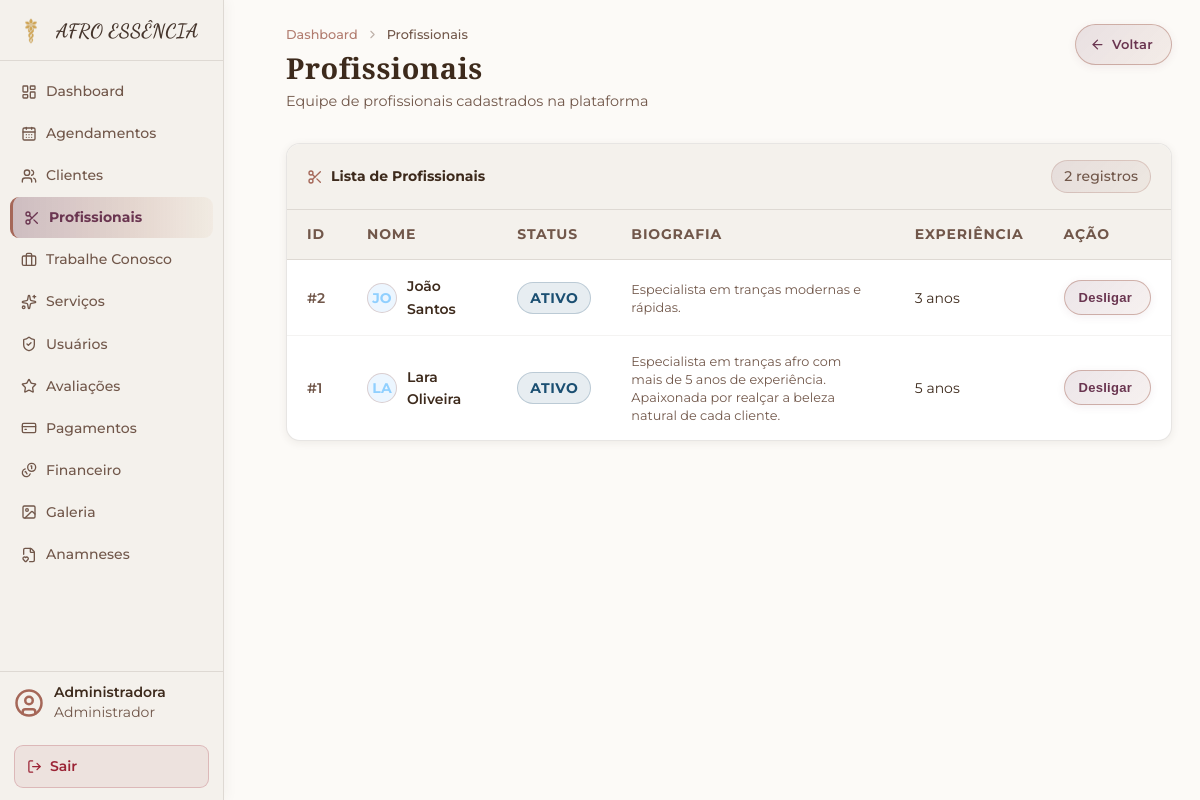
Screenshot of /dashboard/profissionais (signed in) with the database file from the repository.
### tables this page shows
CREATE TABLE `profissionais` (
  `id`                int(11) NOT NULL AUTO_INCREMENT,
  `usuario_id`        int(11) NOT NULL,
  `biografia`         text    DEFAULT NULL,
  `experiencia_anos`  int(11) NOT NULL DEFAULT 0,
  `atende_domicilio`  tinyint(1) NOT NULL DEFAULT 0,
  `avaliacao_media`   decimal(3,1) NOT NULL DEFAULT 0.0,
  `status`            enum('ativo','inativo') NOT NULL DEFAULT 'ativo',
  `created_at`        timestamp NOT NULL DEFAULT current_timestamp(),
  PRIMARY KEY (`id`),
  KEY `fk_profissional_usuario` (`usuario_id`),
  CONSTRAINT `fk_profissional_usuario` FOREIGN KEY (`usuario_id`) REFERENCES `usuarios` (`id`) ON DELETE CASCADE
);

CREATE TABLE `usuarios` (
  `id`           int(11)      NOT NULL AUTO_INCREMENT,
  `nome`         varchar(120) NOT NULL,
  `email`        varchar(180) NOT NULL,
  `senha`        varchar(255) NOT NULL,
  `tipo_usuario` enum('admin','profissional','cliente') NOT NULL DEFAULT 'cliente',
  `telefone`     varchar(20)  DEFAULT NULL,
  `foto`         varchar(255) DEFAULT NULL,
  `status`       enum('ativo','inativo') NOT NULL DEFAULT 'ativo',
  `created_at`   timestamp    NOT NULL DEFAULT current_timestamp(),
  `updated_at`   timestamp    NOT NULL DEFAULT current_timestamp() ON UPDATE current_timestamp(),
  PRIMARY KEY (`id`),
  UNIQUE KEY `email` (`email`)
);

### app/controllers/BaseController.php (called while the page is built, shortened)
<?php
class BaseController
{
    protected function view(string $path, array $data = []): void
    {
        extract($data);
        $viewFile = __DIR__ . "/../views/" . $path . ".php";
        require $viewFile;
    }
}

### app/controllers/DashboardController.php (called while the page is built, shortened)
<?php
class DashboardController extends BaseController
{
    public function profissionais()
    {
        $mensagem = $_SESSION['success'] ?? null;
        $erro     = $_SESSION['erro']    ?? null;
        $profissionais = (new ProfissionalDAO())->findAll();
        $this->view('dashboard/admin/profissionais', [
            'profissionais' => $profissionais,
            'mensagem'      => $mensagem,
            'erro'          => $erro,
        ]);
    }
}

### config/database.example.php (called while the page is built, shortened)
<?php
if (!defined('APP_PUBLIC_URL')) {
    $protocol = (!empty($_SERVER['HTTPS']) && $_SERVER['HTTPS'] !== 'off') ? 'https' : 'http';
    $host     = $_SERVER['HTTP_HOST'] ?? 'localhost';
}
class Database {
    private static $conn = null;
    public static function getConnection() {
        if (self::$conn === null) {
            $host   = defined('DB_HOST')   ? DB_HOST   : 'localhost';
            $name   = defined('DB_NAME')   ? DB_NAME   : 'afro_essencia';
            $user   = defined('DB_USER')   ? DB_USER   : 'root';
            $pass   = defined('DB_PASS')   ? DB_PASS   : '';
            $charset = 'utf8mb4';
            try {
                self::$conn = new PDO(
                    "mysql:host={$host};dbname={$name};charset={$charset}",
                    $user,
                    $pass
                );
                self::$conn->setAttribute(PDO::ATTR_ERRMODE, PDO::ERRMODE_EXCEPTION);
                self::$conn->setAttribute(PDO::ATTR_DEFAULT_FETCH_MODE, PDO::FETCH_ASSOC);
                self::$conn->setAttribute(PDO::ATTR_EMULATE_PREPARES, false);
            } catch (PDOException $e) {
                error_log('DB Connection error: ' . $e->getMessage());
                http_response_code(500);
                die("<h2>Erro interno. Tente novamente em instantes.</h2>");
            }
        }
        return self::$conn;
    }
}

### app/dao/BaseDAO.php (called while the page is built, shortened)
<?php
class BaseDAO {
    public function __construct() {
        $this->conn = Database::getConnection();
    }
}

### app/dao/ProfissionalDAO.php (called while the page is built, shortened)
<?php
class ProfissionalDAO extends BaseDAO
{
    public function findAll(): array
    {
        $sql = "SELECT
                    p.id AS profissional_id,
                    p.id,
                    p.usuario_id,
                    u.nome,
                    u.email,
                    p.biografia,
                    p.experiencia_anos,
                    p.status
                FROM profissionais p
                JOIN usuarios u ON p.usuario_id = u.id
                WHERE p.status = 'ativo'
                ORDER BY u.nome ASC";
        return $this->conn->query($sql)->fetchAll();
    }
}

### app/views/dashboard/admin/profissionais.php (the view, shortened to what this page needs)
<?php
require __DIR__ . '/../partials/_admin-header.php';
$total = count($profissionais ?? []);
?>
<div class="subpage-header">
    <div>
        <nav class="subpage-breadcrumb">
            <a href="/afro_essencia/dashboard">Dashboard</a>
            <i data-lucide="chevron-right"></i>
            <span>Profissionais</span>
        </nav>
        <h1 class="subpage-title">Profissionais</h1>
        <p class="subpage-subtitle">Equipe de profissionais cadastrados na plataforma</p>
    </div>
    <div class="subpage-actions">
        <a href="/afro_essencia/dashboard" class="btn-outline">
            <i data-lucide="arrow-left"></i>
            Voltar
        </a>
    </div>
</div>
<div class="data-panel">
    <div class="data-panel-header">
        <h3 class="data-panel-title">
            <i data-lucide="scissors"></i>
            Lista de Profissionais
        </h3>
        <span class="data-panel-count"><?= htmlspecialchars((string)($total ?? 0), ENT_QUOTES) ?> registro<?= $total !== 1 ? 's' : '' ?></span>
    </div>
    <?php if (empty($profissionais)): ?>
    <div class="empty-panel">
        <i data-lucide="scissors"></i>
        <p>Nenhum profissional cadastrado ainda.</p>
    </div>
    <?php else: ?>
    <div class="table-scroll">
        <table class="adm-table">
            <thead>
                <tr>
                    <th>ID</th>
                    <th>Nome</th>
                    <th>Status</th>
                    <th>Biografia</th>
                    <th>Experiência</th>
                    <th>Ação</th>
                </tr>
            </thead>
            <tbody>
                <?php foreach ($profissionais as $p): ?>
                    <tr>
                        <td class="col-id">#<?= $p['profissional_id'] ?></td>
                        <td data-label="Nome">
                            <div class="cell-name">
                                <div class="cell-avatar"
                                     style="background:rgba(100,180,255,0.12);color:#90d0ff">
                                    <?= mb_substr($p['nome'], 0, 2) ?>
                                </div>
                                <span class="cell-name-text">
                                    <?= htmlspecialchars($p['nome']) ?>
                                </span>
                            </div>
                        </td>
                        <td data-label="Status">
                            <?php if ($p['status'] === 'ativo'): ?>
                                <span class="badge badge-profissional">Ativo</span>
                            <?php else: ?>
                                <span class="badge" style="background:#444;color:#ccc;">Inativo</span>
                            <?php endif; ?>
                        </td>
                        <td>
                            <span class="cell-email"
                                  style="display:block;max-width:420px;white-space:normal;line-height:1.4;color:var(--text-muted);">
                                <?= htmlspecialchars(mb_strimwidth($p['biografia'], 0, 120, '...')) ?>
                            </span>
                        </td>
                        <td>
                            <?= (int) $p['experiencia_anos'] ?> ano<?= $p['experiencia_anos'] == 1 ? '' : 's' ?>
                        </td>
                        <td data-label="Status">
                            <?php if ($p['status'] === 'ativo'): ?>
                                <form method="POST"
                                      action="/afro_essencia/dashboard/desligarProfissional/<?= $p['profissional_id'] ?>"
                                      onsubmit="return confirm('Tem certeza que deseja desligar este profissional?');">
                                    <button type="submit"
                                            class="btn-outline"
                                            style="padding:6px 12px;border-color:rgba(255,90,90,0.25);color:#ff8a8a;background:rgba(255,90,90,0.08);">
                                        Desligar
                                    </button>
                                </form>
                            <?php else: ?>
                                <span style="color:#888;">—</span>
                            <?php endif; ?>
                        </td>
                    </tr>
                <?php endforeach; ?>
            </tbody>
        </table>
    </div>
<?php endif; ?>
</div>
<?php require __DIR__ . '/../partials/_admin-footer.php'; ?>

### public/css/dashboard-admin.css (style rules this page uses)
:root { --accent: #A56758; --accent-soft: rgba(165,103,88,.12); --accent-strong: #6A3550; --background: var(--ds-bg); --surface: var(--ds-surface-raise); --surface-alt: var(--ds-surface); --surface-soft: rgba(69,53,44,.04); --surface-border: var(--ds-border-neutral); --text-primary: var(--ds-text); --text-muted: var(--ds-text-muted); --border: var(--ds-border-neutral); --shadow: var(--ds-shadow-md); --radius: var(--ds-radius); --radius-sm: var(--ds-radius-sm); --sidebar-w: 224px; }
*, *::before, *::after { box-sizing: border-box; }
body { margin: 0; font-family: 'Montserrat', 'Inter', sans-serif; background: var(--ds-bg); color: var(--ds-text); min-height: 100vh; -webkit-font-smoothing: antialiased; }
.badge { display: inline-flex; padding: 3px 10px; border-radius: var(--ds-radius-full); font-size: .875rem; font-weight: 700; text-transform: uppercase; letter-spacing: .04em; white-space: nowrap; border: 1px solid transparent; }
table { width: 100%; border-collapse: collapse; color: var(--ds-text); font-size: .875rem; }
th, td { padding: 13px 16px; border-bottom: 1px solid rgba(69,53,44,.07); text-align: left; }
th { background: var(--ds-surface); font-weight: 700; font-size: .875rem; color: var(--ds-text-muted); text-transform: uppercase; letter-spacing: .06em; white-space: nowrap; }
tbody tr:last-child td { border-bottom: none; }
svg { vertical-align: middle; }
table { border-collapse: collapse; width: 100%; }
thead th { background: var(--ds-surface); font-size: 14px; font-weight: 700; color: var(--ds-text-muted); text-transform: uppercase; letter-spacing: .05em; padding: 12px 14px; text-align: left; border-bottom: 1px solid var(--ds-border-neutral); }
tbody td { padding: 13px 14px; font-size: 14px; color: var(--ds-text); border-bottom: 1px solid var(--ds-border-neutral); }
tbody tr { transition: background .15s; }

### rows the page displays
profissionais: id "2", usuario.nome "JO", usuario.nome "João Santos", status "ATIVO", biografia "Especialista em tranças modernas e rápidas.", experiencia_anos "3"
profissionais: id "1", usuario.nome "LA", usuario.nome "Lara Oliveira", status "ATIVO", biografia "Especialista em tranças afro com mais de 5 anos de experiência. Apaixonada por realçar a beleza natural de cada cliente.", experiencia_anos "5"

### other values shown
$_SESSION['user']['nome'] "Administradora"
$total "2"
